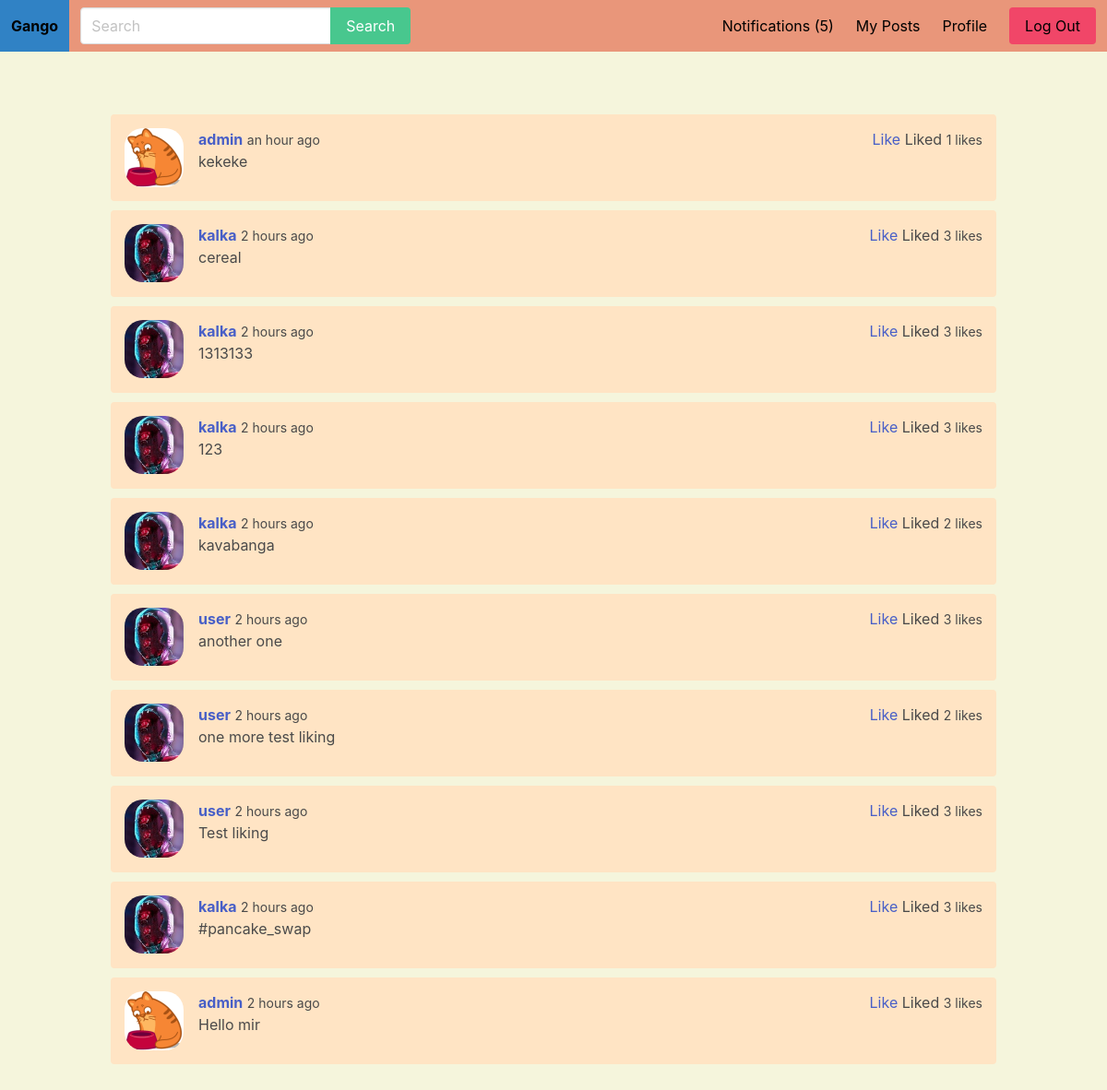
The app's page / (signed in) with its own data.
### core/models.py (models this page shows)
class Post(models.Model):
    body = models.CharField(max_length=255)
    created_by = models.ForeignKey(User,related_name='posts',on_delete=models.CASCADE)
    created_at = models.DateTimeField(auto_now_add=True)
    class Meta:
        ordering=('-created_at',)

class Profile(models.Model):
    user = models.OneToOneField(User, on_delete=models.CASCADE)
    follows = models.ManyToManyField('self',related_name='followed_by',symmetrical=False)
    avatar = models.ImageField(upload_to='uploads',default='kot.png')

### core/views.py (the view)
# urls.py: path('',frontpage,name='frontpage'),
def frontpage(request):
    posts = Post.objects.all()
    for post in posts:
        likes = post.likes.filter(created_by_id=request.user.id)
        if likes.count() > 0:
            post.liked = True
        else:
            post.liked = False
    return render(request, 'core/frontpage.html', {'posts': posts})

### core/context_processors.py (called while the page is built)
def notifications(request):
    if request.user.is_authenticated:
        return {'notifications': request.user.notifications.filter(is_read=False)}
    else:
        return {'notifications': []}

### templates/core/frontpage.html (shortened to what this page needs)
{% extends 'core/base.html' %}
{% load humanize %}
{% block content %}
    <div class="container" id="postapp">
        <div class="columns">
            <div class="column is-12">
                <div class="wrapper-posts">
                    {% for post in posts %}
                        <div class="post">
                            <article class="media">
                                <figure class="media-left">
                                    <p class="image is-64x64">
                                        <img src="{{ post.created_by.profile.avatar.url }}" style="border-radius: 20px">
                                    </p>
                                </figure>
                                <div class="media-content">
                                    <div class="content">
                                        <p>
                                            <strong><a
                                                    href="{% url 'profile' post.created_by.username %}"> {{ post.created_by.username }}</a></strong>
                                            <small>{{ post.created_at|naturaltime }}</small>
                                            <br>
                                            {{ post.body }}
                                        </p>
                                    </div>
                                </div>
                                <p>
                                    {% if request.user.is_authenticated %}
                                        <a @click="likepost({{ post.id }})" v-if="!liked_posts.includes({{ post.id }})">Like</a>
                                    {% endif %}
                                    <span v-if="liked_posts.includes({{ post.id }})">Liked</span>
                                    <small id="{{ post.id }}">{{ post.likes.count }} likes</small>
                                </p>
                            </article>
                        </div>
                    {% endfor %}
                </div>
            </div>
        </div>
    </div>
{% endblock %}

### static/css/main.css (style rules this page uses)
body { background: beige; }
.wrapper-posts { margin-top: 20px; }
.post { margin-bottom: 10px; padding: 15px; border-radius: 4px; background: bisque; }

### records on screen
Post: created_by.profile.avatar (picture), created_by.username "admin", created_at "an hour ago", body "kekeke", likes.count "1"
Post: created_by.profile.avatar (picture), created_by.username "kalka", created_at "2 hours ago", body "cereal", likes.count "3"
Post: created_by.profile.avatar (picture), created_by.username "kalka", created_at "2 hours ago", body "1313133", likes.count "3"
Post: created_by.profile.avatar (picture), created_by.username "kalka", created_at "2 hours ago", body "123", likes.count "3"
Post: created_by.profile.avatar (picture), created_by.username "kalka", created_at "2 hours ago", body "kavabanga", likes.count "2"
Post: created_by.profile.avatar (picture), created_by.username "user", created_at "2 hours ago", body "another one", likes.count "3"
Post: created_by.profile.avatar (picture), created_by.username "user", created_at "2 hours ago", body "one more test liking", likes.count "2"
Post: created_by.profile.avatar (picture), created_by.username "user", created_at "2 hours ago", body "Test liking", likes.count "3"
Post: created_by.profile.avatar (picture), created_by.username "kalka", created_at "2 hours ago", body "#pancake_swap", likes.count "3"
Post: created_by.profile.avatar (picture), created_by.username "admin", created_at "2 hours ago", body "Hello mir", likes.count "3"

### other values on screen
{{ notifications.count }} "5"
